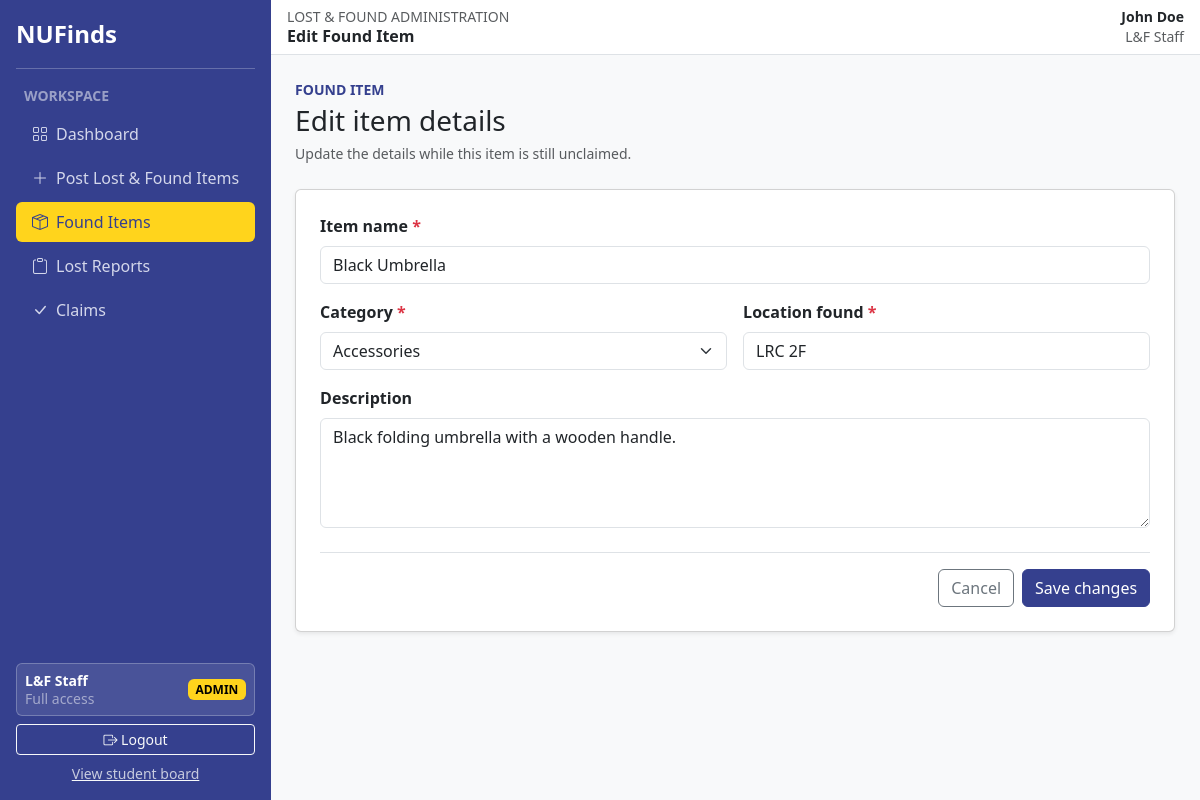
Page /pages/admin/editFound.php?id=1 (signed in) on the committed database.
### tables this page shows
CREATE TABLE found_items (
    found_id INT PRIMARY KEY auto_increment,
    item_name VARCHAR(255) NOT NULL,
    category VARCHAR(100) NOT NULL,
    description VARCHAR(255),
    location_found VARCHAR(255) NOT NULL,
    date_found DATE NOT NULL,
    img_path VARCHAR(255),
    status ENUM('Unclaimed', 'Claimed', 'Disposed') NOT NULL DEFAULT 'Unclaimed'
);

### pages/admin/editFound.php (the view, shortened to what this page needs)
<?php
    $found_id = (int) ($_GET['id'] ?? 0);
    require '../../config/connection.php';
    $stmt = $connection->prepare("SELECT item_name, category, description, location_found FROM found_items WHERE found_id = ? AND status = 'Unclaimed'");
    $stmt->bind_param('i', $found_id);
    $stmt->execute();
    $item = $stmt->get_result()->fetch_assoc();
    $categories = ['Accessories', 'Bags', 'Electronics', 'IDs & Cards', 'Personal Items', 'Other'];
?>
<!DOCTYPE html>
<html lang="en">
<?php include('../../includes/head.php'); ?>
<body>
    <?php include('../../includes/admin/header.php'); ?>
            <div class="mb-4">
                <p class="text-primary text-uppercase fw-bold small mb-1">Found item</p>
                <h1 class="h3 mb-1">Edit item details</h1>
                <span class="text-body-secondary small">Update the details while this item is still unclaimed.</span>
            </div>
            <form class="card shadow-sm" style="max-width: 880px;" action="../../actions/admin/found/editFound.php" method="POST">
                <div class="card-body p-4">
                    <div class="row g-3">
                        <div class="col-12">
                            <label class="form-label fw-semibold" for="item_name">Item name <span class="text-danger">*</span></label>
                            <input type="text" class="form-control" id="item_name" name="item_name" maxlength="255" required value="<?php echo htmlspecialchars($item['item_name']); ?>">
                        </div>
                        <div class="col-md-6">
                            <label class="form-label fw-semibold" for="category">Category <span class="text-danger">*</span></label>
                            <select class="form-select" id="category" name="category" required>
                                <?php foreach ($categories as $category) { ?>
                                    <option <?php echo $item['category'] === $category ? 'selected' : ''; ?>><?php echo htmlspecialchars($category); ?></option>
                                <?php } ?>
                            </select>
                        </div>
                        <div class="col-md-6">
                            <label class="form-label fw-semibold" for="location">Location found <span class="text-danger">*</span></label>
                            <input type="text" class="form-control" id="location" name="location" maxlength="255" required value="<?php echo htmlspecialchars($item['location_found']); ?>">
                        </div>
                        <div class="col-12">
                            <label class="form-label fw-semibold" for="description">Description</label>
                            <textarea class="form-control" id="description" name="description" rows="4" maxlength="255"><?php echo htmlspecialchars($item['description'] ?? ''); ?></textarea>
                        </div>
                    </div>
                    <div class="d-flex justify-content-end gap-2 border-top mt-4 pt-3">
                        <a class="btn btn-outline-secondary" href="foundItems.php">Cancel</a>
                        <button type="submit" name="editForm" class="btn btn-primary">Save changes</button>
                    </div>
                </div>
            </form>
    <?php include('../../includes/admin/footer.php'); ?>
</body>
</html>

### src/style.css (style rules this page uses)
:root { --bs-primary: #35408e; --bs-primary-rgb: 53, 64, 142; --bs-warning: #ffd41c; --bs-warning-rgb: 255, 212, 28; --bs-link-color: #35408e; --bs-link-color-rgb: 53, 64, 142; --bs-link-hover-color: #2c357a; --bs-link-hover-color-rgb: 44, 53, 122; }
.btn-primary { --bs-btn-bg: #35408e; --bs-btn-border-color: #35408e; --bs-btn-hover-bg: #2c357a; --bs-btn-hover-border-color: #2c357a; --bs-btn-active-bg: #2c357a; --bs-btn-active-border-color: #2c357a; --bs-btn-disabled-bg: #35408e; --bs-btn-disabled-border-color: #35408e; }

### rows in the picture
found_items: item_name "Black Umbrella", category "Accessories", location "LRC 2F", description "Black folding umbrella with a wooden handle."

### other values in the picture
$page_title "Edit Found Item"
$_SESSION['name'] "John Doe"
